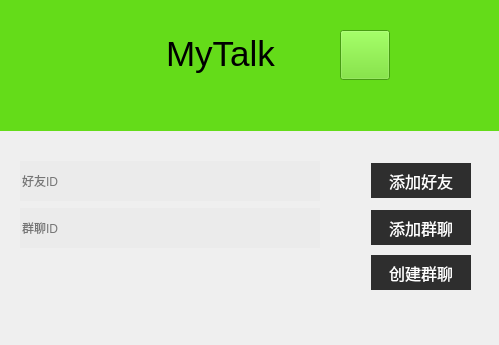
<?xml version="1.0" encoding="UTF-8"?>
<ui version="4.0">
 <class>add_friend</class>
 <widget class="QWidget" name="add_friend">
  <property name="geometry">
   <rect>
    <x>0</x>
    <y>0</y>
    <width>499</width>
    <height>345</height>
   </rect>
  </property>
  <property name="windowTitle">
   <string>Form</string>
  </property>
  <property name="styleSheet">
   <string notr="true">QLineEdit{
	border:none;
	background:rgb(235,235,235);
}</string>
  </property>
  <widget class="QWidget" name="widget" native="true">
   <property name="geometry">
    <rect>
     <x>0</x>
     <y>0</y>
     <width>501</width>
     <height>131</height>
    </rect>
   </property>
   <property name="sizePolicy">
    <sizepolicy hsizetype="Fixed" vsizetype="Fixed">
     <horstretch>0</horstretch>
     <verstretch>0</verstretch>
    </sizepolicy>
   </property>
   <property name="styleSheet">
    <string notr="true">background-color: rgb(100,220,25);
</string>
   </property>
   <widget class="QPushButton" name="logo">
    <property name="geometry">
     <rect>
      <x>340</x>
      <y>30</y>
      <width>50</width>
      <height>50</height>
     </rect>
    </property>
    <property name="sizePolicy">
     <sizepolicy hsizetype="Fixed" vsizetype="Fixed">
      <horstretch>0</horstretch>
      <verstretch>0</verstretch>
     </sizepolicy>
    </property>
    <property name="minimumSize">
     <size>
      <width>50</width>
      <height>50</height>
     </size>
    </property>
    <property name="maximumSize">
     <size>
      <width>50</width>
      <height>50</height>
     </size>
    </property>
    <property name="text">
     <string/>
    </property>
   </widget>
   <widget class="QTextEdit" name="textEdit">
    <property name="geometry">
     <rect>
      <x>130</x>
      <y>30</y>
      <width>181</width>
      <height>81</height>
     </rect>
    </property>
    <property name="styleSheet">
     <string notr="true">border:none;
font: 9pt &quot;Eras Bold ITC&quot;;</string>
    </property>
    <property name="html">
     <string>&lt;!DOCTYPE HTML PUBLIC &quot;-//W3C//DTD HTML 4.0//EN&quot; &quot;http://www.w3.org/TR/REC-html40/strict.dtd&quot;&gt;
&lt;html&gt;&lt;head&gt;&lt;meta name=&quot;qrichtext&quot; content=&quot;1&quot; /&gt;&lt;style type=&quot;text/css&quot;&gt;
p, li { white-space: pre-wrap; }
&lt;/style&gt;&lt;/head&gt;&lt;body style=&quot; font-family:'Eras Bold ITC'; font-size:9pt; font-weight:400; font-style:normal;&quot;&gt;
&lt;p align=&quot;center&quot; style=&quot; margin-top:12px; margin-bottom:12px; margin-left:0px; margin-right:0px; -qt-block-indent:0; text-indent:0px;&quot;&gt;&lt;span style=&quot; font-size:26pt;&quot;&gt;MyTalk&lt;/span&gt;&lt;/p&gt;&lt;/body&gt;&lt;/html&gt;</string>
    </property>
   </widget>
  </widget>
  <widget class="QWidget" name="gridLayoutWidget">
   <property name="geometry">
    <rect>
     <x>20</x>
     <y>160</y>
     <width>451</width>
     <height>131</height>
    </rect>
   </property>
   <layout class="QGridLayout" name="gridLayout">
    <item row="1" column="0">
     <widget class="QLineEdit" name="lineEditGroupId">
      <property name="sizePolicy">
       <sizepolicy hsizetype="Fixed" vsizetype="Fixed">
        <horstretch>0</horstretch>
        <verstretch>0</verstretch>
       </sizepolicy>
      </property>
      <property name="minimumSize">
       <size>
        <width>300</width>
        <height>40</height>
       </size>
      </property>
      <property name="styleSheet">
       <string notr="true">border-bottom-color:rgb(245,245,245)</string>
      </property>
      <property name="inputMethodHints">
       <set>Qt::ImhHiddenText|Qt::ImhNoAutoUppercase|Qt::ImhNoPredictiveText|Qt::ImhSensitiveData</set>
      </property>
      <property name="text">
       <string/>
      </property>
      <property name="echoMode">
       <enum>QLineEdit::Password</enum>
      </property>
      <property name="placeholderText">
       <string>群聊ID</string>
      </property>
     </widget>
    </item>
    <item row="0" column="0">
     <widget class="QLineEdit" name="lineEditFriendId">
      <property name="sizePolicy">
       <sizepolicy hsizetype="Fixed" vsizetype="Maximum">
        <horstretch>0</horstretch>
        <verstretch>0</verstretch>
       </sizepolicy>
      </property>
      <property name="minimumSize">
       <size>
        <width>300</width>
        <height>40</height>
       </size>
      </property>
      <property name="styleSheet">
       <string notr="true">border-bottom-color:rgb(245,245,245)</string>
      </property>
      <property name="placeholderText">
       <string>好友ID</string>
      </property>
     </widget>
    </item>
    <item row="1" column="2">
     <widget class="QPushButton" name="pushButtonIntoGroup">
      <property name="sizePolicy">
       <sizepolicy hsizetype="Fixed" vsizetype="Fixed">
        <horstretch>0</horstretch>
        <verstretch>0</verstretch>
       </sizepolicy>
      </property>
      <property name="minimumSize">
       <size>
        <width>100</width>
        <height>35</height>
       </size>
      </property>
      <property name="maximumSize">
       <size>
        <width>90</width>
        <height>35</height>
       </size>
      </property>
      <property name="font">
       <font>
        <family>微软雅黑</family>
        <pointsize>12</pointsize>
       </font>
      </property>
      <property name="styleSheet">
       <string notr="true">background-color: rgb(46,46,46);
color: rgb(255, 255, 255);
border:none;</string>
      </property>
      <property name="text">
       <string>添加群聊</string>
      </property>
     </widget>
    </item>
    <item row="0" column="2">
     <widget class="QPushButton" name="pushButtonGetNewFriend">
      <property name="sizePolicy">
       <sizepolicy hsizetype="Fixed" vsizetype="Fixed">
        <horstretch>0</horstretch>
        <verstretch>0</verstretch>
       </sizepolicy>
      </property>
      <property name="minimumSize">
       <size>
        <width>100</width>
        <height>35</height>
       </size>
      </property>
      <property name="maximumSize">
       <size>
        <width>90</width>
        <height>35</height>
       </size>
      </property>
      <property name="font">
       <font>
        <family>微软雅黑</family>
        <pointsize>12</pointsize>
       </font>
      </property>
      <property name="styleSheet">
       <string notr="true">background-color: rgb(46,46,46);
color: rgb(255, 255, 255);
border:none;</string>
      </property>
      <property name="text">
       <string>添加好友</string>
      </property>
     </widget>
    </item>
    <item row="2" column="2">
     <widget class="QPushButton" name="pushButtonCreateGroup">
      <property name="sizePolicy">
       <sizepolicy hsizetype="Fixed" vsizetype="Fixed">
        <horstretch>0</horstretch>
        <verstretch>0</verstretch>
       </sizepolicy>
      </property>
      <property name="minimumSize">
       <size>
        <width>100</width>
        <height>35</height>
       </size>
      </property>
      <property name="maximumSize">
       <size>
        <width>90</width>
        <height>35</height>
       </size>
      </property>
      <property name="font">
       <font>
        <family>微软雅黑</family>
        <pointsize>12</pointsize>
       </font>
      </property>
      <property name="styleSheet">
       <string notr="true">background-color: rgb(46,46,46);
color: rgb(255, 255, 255);
border:none;</string>
      </property>
      <property name="text">
       <string>创建群聊</string>
      </property>
     </widget>
    </item>
    <item row="0" column="1">
     <spacer name="horizontalSpacer">
      <property name="orientation">
       <enum>Qt::Horizontal</enum>
      </property>
      <property name="sizeHint" stdset="0">
       <size>
        <width>40</width>
        <height>20</height>
       </size>
      </property>
     </spacer>
    </item>
   </layout>
  </widget>
 </widget>
 <resources/>
 <connections/>
</ui>
